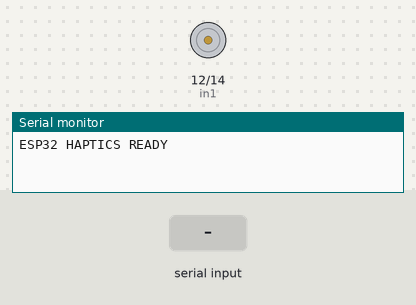
The sketch below on a simulated ESP32. Shown: motor-driver pin pairs drawn as motors (green arrow = first pin HIGH = forward, orange = second pin HIGH = backward, longer = more drive, scaled by the enable pin), the last lines printed to the serial monitor. The inputs (shaded band) are chosen by the test bench.

Above: at 1.2 s.
1.3 s: "5\n" received over Serial
At 1.7 s:
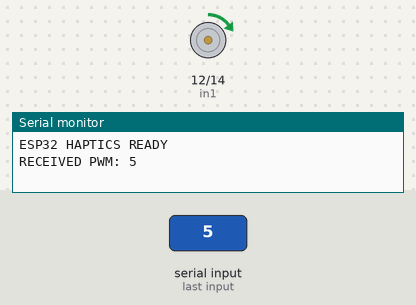
3.3 s: "90\n" received over Serial
At 3.6 s:
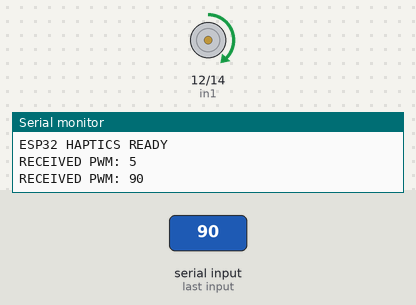
5.3 s: "200\n" received over Serial
At 5.7 s:
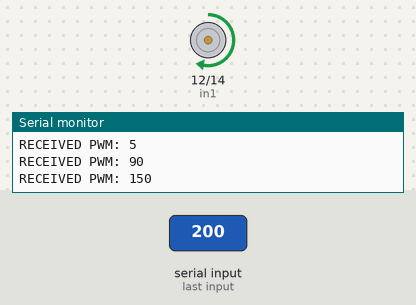
Timing chart, 0 to 8.3 s (numbered marks = the images above; inputs shaded):
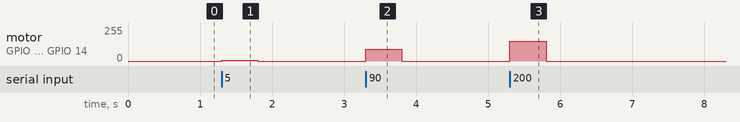

Measured:
- after the input at 1.3 s, motor on GPIO 12 (in1) / GPIO 14 (in2): stopped → forward 5/255 at once, → stopped 0.50 s later
- after the input at 3.3 s, motor on GPIO 12 (in1) / GPIO 14 (in2): stopped → forward 90/255 at once, → stopped 0.50 s later
- after the input at 5.3 s, motor on GPIO 12 (in1) / GPIO 14 (in2): stopped → forward 149/255 at once, → stopped 0.50 s later

The sketch:

esp32_motor.ino
```cpp
// PayAttentionToFooty - Acoustic Haptics
// ESP32 motor driver connections

const int enA = 13;
const int in1 = 12;
const int in2 = 14;

const int PWM_FREQ = 5000;
const int PWM_RESOLUTION = 8;

// Start with a conservative motor limit
const int MAX_PWM = 150;

// Stop motor if Python stops sending commands
const unsigned long TIMEOUT_MS = 500;
unsigned long lastCommand = 0;

void stopMotor() {
    ledcWrite(enA, 0);
    digitalWrite(in1, LOW);
    digitalWrite(in2, LOW);
}

void setup() {
    Serial.begin(115200);
    Serial.setTimeout(50);

    pinMode(in1, OUTPUT);
    pinMode(in2, OUTPUT);

    digitalWrite(in1, LOW);
    digitalWrite(in2, LOW);

    // PWM on the motor driver's enable pin
    if (!ledcAttach(enA, PWM_FREQ, PWM_RESOLUTION)) {
        Serial.println("PWM SETUP FAILED");
        return;
    }

    stopMotor();

    lastCommand = millis();

    Serial.println("ESP32 HAPTICS READY");
}

void loop() {
    if (Serial.available() > 0) {

        String input = Serial.readStringUntil('\n');
        input.trim();

        bool valid = input.length() > 0;

        for (int i = 0; i < input.length(); i++) {
            if (!isDigit(input[i])) {
                valid = false;
                break;
            }
        }

        if (valid) {
            int pwm = constrain(
                input.toInt(),
                0,
                MAX_PWM
            );

            if (pwm > 0) {
                // Keep motor running forward
                digitalWrite(in1, HIGH);
                digitalWrite(in2, LOW);
                ledcWrite(enA, pwm);
            } else {
                stopMotor();
            }

            lastCommand = millis();

            Serial.print("RECEIVED PWM: ");
            Serial.println(pwm);
        }
    }

    // Safety timeout
    if (millis() - lastCommand > TIMEOUT_MS) {
        stopMotor();
    }
}
```
